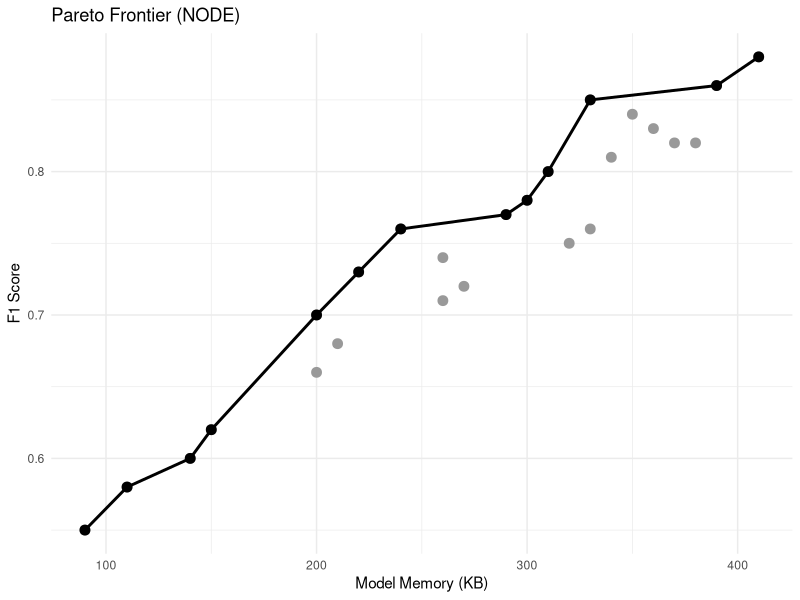

The R source for this figure:
library(ggplot2)
library(dplyr)

df_node <- read.csv("node.csv")

df_pareto_node <- df_node %>%
  arrange(model_memory_kb, desc(f1_score)) %>%
  mutate(best_so_far = cummax(f1_score)) %>%
  filter(f1_score == best_so_far) %>%   # ✅ FIX HERE
  distinct(model_memory_kb, f1_score, .keep_all = TRUE)

ggplot(df_node, aes(x = model_memory_kb, y = f1_score)) +
  geom_point(color = "grey60", size = 3) +
  geom_line(data = df_pareto_node, color = "black", linewidth = 1) +
  geom_point(data = df_pareto_node, color = "black", size = 3) +
  theme_minimal() +
  labs(
    title = "Pareto Frontier (NODE)",
    x = "Model Memory (KB)",
    y = "F1 Score"
  )
